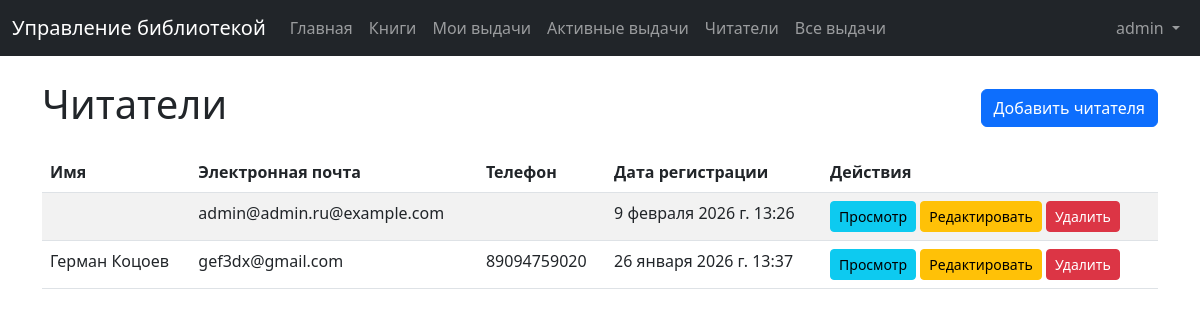
The page /readers/ (signed in) on the database its author committed.
### library/models.py (models this page shows, shortened)
class Reader(models.Model):
    user = models.OneToOneField(
        User,
        on_delete=models.CASCADE,
        null=True,
        blank=True,
        verbose_name="Пользователь",
    )
    first_name = models.CharField(max_length=100, verbose_name="Имя")
    last_name = models.CharField(max_length=100, verbose_name="Фамилия")
    email = models.EmailField(
        max_length=254, verbose_name="Электронная почта", unique=True
    )
    phone = models.CharField(
        max_length=20, verbose_name="Телефон", null=True, blank=True, unique=True
    )
    address = models.CharField(
        max_length=255, verbose_name="Адрес", null=True, blank=True
    )
    registration_date = models.DateTimeField(
        auto_now_add=True, verbose_name="Дата регистрации"
    )
    class Meta:
        verbose_name = "Читатель"
        verbose_name_plural = "Читатели"
        ordering = ["last_name", "first_name"]

### library/views.py (the view)
# urls.py: path("readers/", views.reader_list, name="reader_list"),
@login_required
def reader_list(request):
    if not request.user.is_staff:
        messages.error(request, "У вас нет разрешения на просмотр этой страницы.")
        return redirect("home")
    readers = Reader.objects.all()
    return render(request, "library/reader_list.html", {"readers": readers})

### templates/library/reader_list.html (shortened to what this page needs)
{% extends 'library/base.html' %}
{% block content %}
<div class="d-flex justify-content-between align-items-center mb-3">
    <h1>Читатели</h1>
    <a href="{% url 'reader_add' %}" class="btn btn-primary">Добавить читателя</a>
</div>
{% if readers %}
    <div class="table-responsive">
        <table class="table table-striped table-hover">
            <thead>
                <tr>
                    <th>Имя</th>
                    <th>Электронная почта</th>
                    <th>Телефон</th>
                    <th>Дата регистрации</th>
                    <th>Действия</th>
                </tr>
            </thead>
            <tbody>
                {% for reader in readers %}
                    <tr>
                        <td>{{ reader.first_name }} {{ reader.last_name }}</td>
                        <td>{{ reader.email }}</td>
                        <td>{{ reader.phone }}</td>
                        <td>{{ reader.registration_date }}</td>
                        <td>
                            <a href="{% url 'reader_detail' reader.pk %}" class="btn btn-sm btn-info">Просмотр</a>
                            <a href="{% url 'reader_edit' reader.pk %}" class="btn btn-sm btn-warning">Редактировать</a>
                            <a href="{% url 'reader_delete' reader.pk %}" class="btn btn-sm btn-danger">Удалить</a>
                        </td>
                    </tr>
                {% endfor %}
            </tbody>
        </table>
    </div>
{% else %}
    <div class="alert alert-info">
        <p>Читатели не найдены. <a href="{% url 'reader_add' %}">Добавьте первого читателя</a>.</p>
    </div>
{% endif %}
{% endblock %}

### templates/library/components/navbar.html (shortened to what this page needs)
<nav class="navbar navbar-expand-lg navbar-dark bg-dark">
    <div class="container-fluid">
        <a class="navbar-brand" href="{% url 'home' %}"
            >Управление библиотекой</a
        >
        <div class="collapse navbar-collapse" id="navbarNav">
            <ul class="navbar-nav me-auto">
                <li class="nav-item">
                    <a class="nav-link" href="{% url 'home' %}">Главная</a>
                </li>
                {% if user.is_authenticated %}
                <li class="nav-item">
                    <a class="nav-link" href="{% url 'book_list' %}">Книги</a>
                </li>
                <li class="nav-item">
                    <a class="nav-link" href="{% url 'loan_list' %}"
                        >Мои выдачи</a
                    >
                </li>
                <li class="nav-item">
                    <a class="nav-link" href="{% url 'loan_active' %}"
                        >Активные выдачи</a
                    >
                </li>
                {% endif %} {% if user.is_staff %}
                <li class="nav-item">
                    <a class="nav-link" href="{% url 'reader_list' %}"
                        >Читатели</a
                    >
                </li>
                <li class="nav-item">
                    <a class="nav-link" href="{% url 'loan_history' %}"
                        >Все выдачи</a
                    >
                </li>
                {% endif %}
            </ul>
            <ul class="navbar-nav">
                {% if user.is_authenticated %}
                <li class="nav-item dropdown">
                    <a
                        class="nav-link dropdown-toggle"
                        href="#"
                        id="navbarDropdown"
                        role="button"
                        data-bs-toggle="dropdown"
                    >
                        {{ user.username }}
                    </a>
                </li>
                {% endif %}
            </ul>
        </div>
    </div>
</nav>

### rows shown on the page
Reader: email "admin@admin.ru@example.com", registration_date "9 февраля 2026 г. 13:26"
Reader: first_name "Герман", last_name "Коцоев", email "gef3dx@gmail.com", phone "89094759020", registration_date "26 января 2026 г. 13:37"

### other values the page prints
{{ user.username }} "admin"
